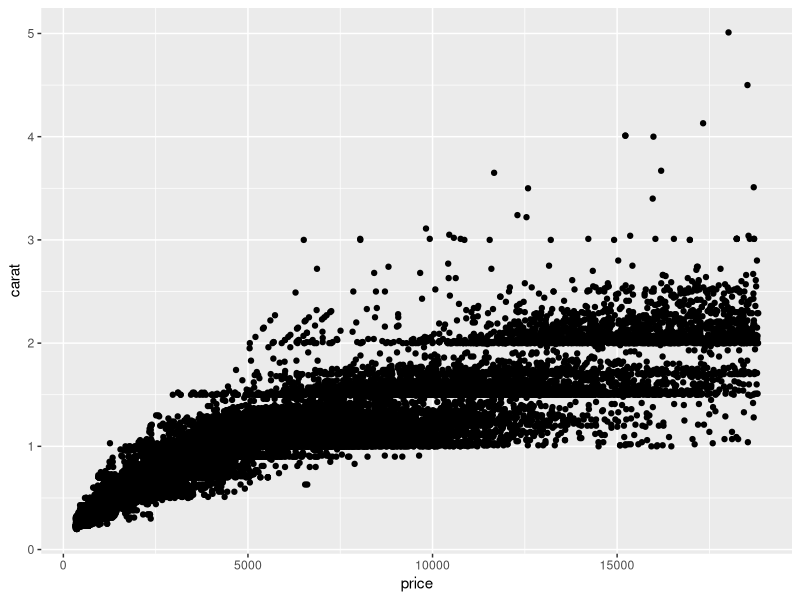
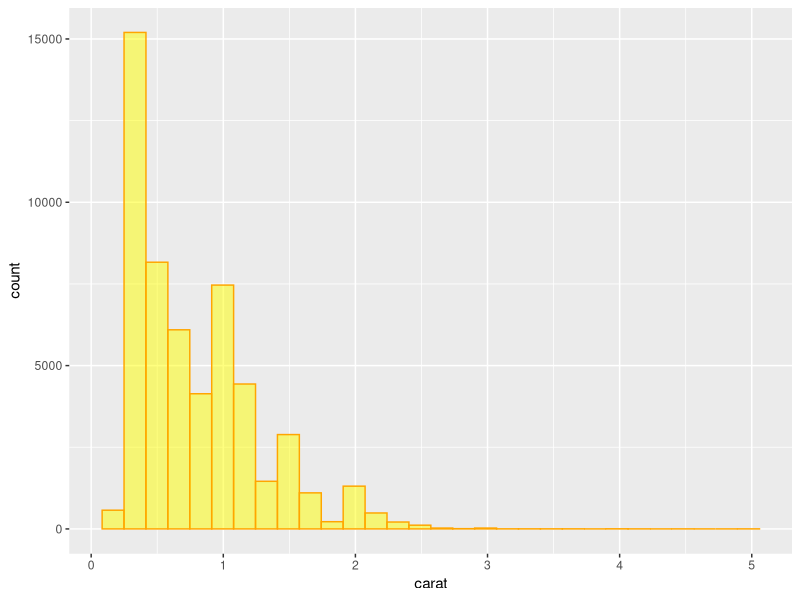

These charts were generated, in order, by the following R code:
## ---- chunk 1
knitr::opts_chunk$set(echo = TRUE)
## ---- chunk 2
library(tidyverse)
library(skimr)
library(GGally)
## ---- chunk 3
names(diamonds)
dim(diamonds)
summary(diamonds)
head(diamonds)
tail(diamonds)
skimr::skim(diamonds)

## ---- chunk 4
ggplot(data = diamonds, aes(x = price, y = carat))+
  geom_point()


## ---- chunk 5
ggplot(data = diamonds, aes(x = carat))+
  geom_histogram(fill = "yellow", color = "orange", alpha = 0.5)
